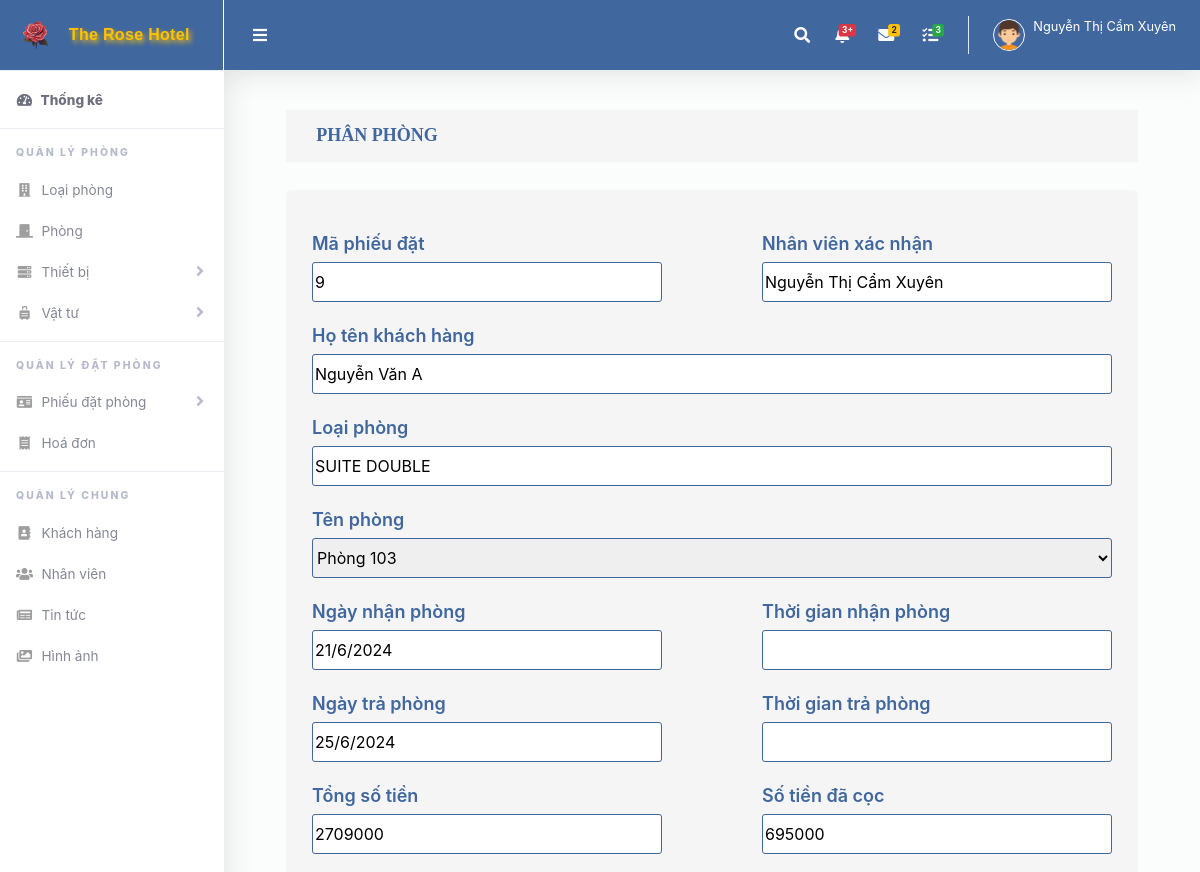
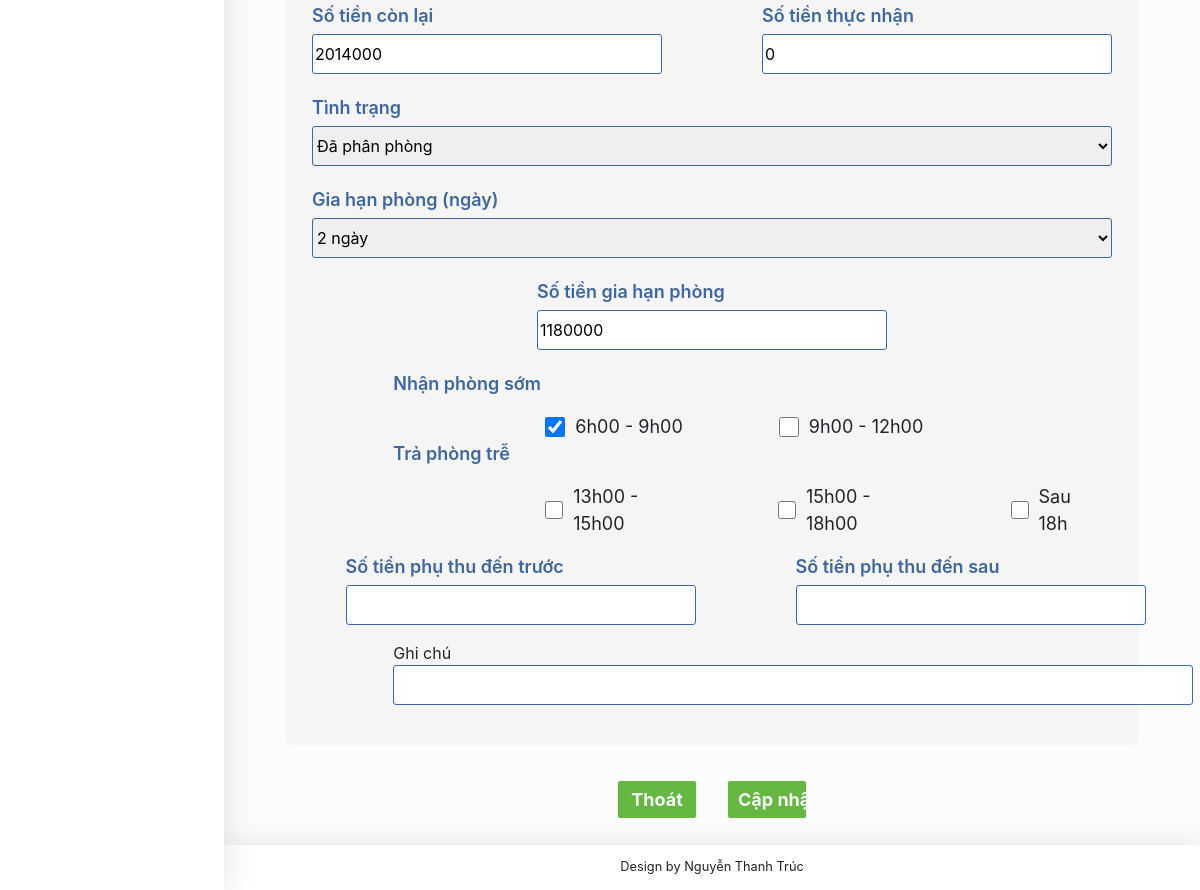
The page /suapp.php?user=40 (signed in) on the database its author committed (2 pictures, top to bottom).
### tables this page shows
CREATE TABLE `o` (
  `ma_o` int(11) NOT NULL,
  `ma_phieu_dat` int(11) NOT NULL,
  `ma_loai` int(11) NOT NULL,
  `ma_phong` int(11) NOT NULL,
  `ma_kh` int(11) NOT NULL,
  `ma_nv` int(11) NOT NULL,
  `ngay_den` varchar(20) NOT NULL,
  `thoi_gian_den` varchar(20) NOT NULL,
  `ngay_di` varchar(20) NOT NULL,
  `thoi_gian_di` varchar(20) NOT NULL,
  `tong_tien` int(11) NOT NULL,
  `so_tien_da_coc` int(11) NOT NULL,
  `tong_so_tien_can_tra` int(11) NOT NULL,
  `so_tien_thuc_nhan` int(11) DEFAULT NULL,
  `tinh_trang` varchar(50) NOT NULL,
  `phu_thu_den_truoc` varchar(255) DEFAULT NULL,
  `so_tien_phu_thu_den_truoc` int(11) DEFAULT NULL,
  `phu_thu_den_sau` varchar(255) DEFAULT NULL,
  `so_tien_phu_thu_den_sau` int(11) DEFAULT NULL,
  `gia_han_phong` varchar(255) DEFAULT NULL,
  `so_tien_gia_han_phong` int(11) DEFAULT NULL,
  `ghi_chu` varchar(200) NOT NULL
);

CREATE TABLE `khach_hang` (
  `ma_kh` int(11) NOT NULL,
  `ho_ten` varchar(100) NOT NULL,
  `gioi_tinh` varchar(20) NOT NULL,
  `cccd` varchar(50) NOT NULL,
  `sdtkh` int(11) NOT NULL,
  `emailkh` varchar(50) NOT NULL,
  `dia_chi` varchar(255) NOT NULL,
  `matkhaukh` varchar(50) NOT NULL
);

CREATE TABLE `loai_phong` (
  `ma_loai` int(11) NOT NULL,
  `ten_loai` varchar(100) NOT NULL,
  `anh_loai_phong` text NOT NULL,
  `dien_tich` varchar(20) NOT NULL,
  `chi_tiet_phong` varchar(100) NOT NULL,
  `so_luong` int(11) NOT NULL,
  `gia_phong` varchar(100) NOT NULL
);

### suapp.php (the view, shortened to what this page needs)
<?php
include ("header.php");
include ("ketnoi.php");
if (isset($_GET['user'])) {
    $ma_o = $_GET['user'];
    $sql = "SELECT * FROM `o` WHERE `ma_o` = '$ma_o'";
    $result = mysqli_query($conn, $sql);
    $currentData = mysqli_fetch_assoc($result);
}
$sql_khach_hang = "SELECT ho_ten FROM khach_hang WHERE ma_kh = '{$currentData['ma_kh']}'";
$result_khach_hang = mysqli_query($conn, $sql_khach_hang);
if ($result_khach_hang) {
    $row_khach_hang = mysqli_fetch_assoc($result_khach_hang);
    $ho_ten_khach_hang = $row_khach_hang['ho_ten'];
} else {
    $ho_ten_khach_hang = "Không có thông tin khách hàng";
}
$sql_loai_phong = "SELECT ten_loai FROM loai_phong WHERE ma_loai = '{$currentData['ma_loai']}'";
$result_loai_phong = mysqli_query($conn, $sql_loai_phong);
if ($result_loai_phong) {
    $row_loai_phong = mysqli_fetch_assoc($result_loai_phong);
    $ten_loai_phong = $row_loai_phong['ten_loai'];
} else {
    $ten_loai_phong = "Không có thông tin loại phòng";
}
?>
<form enctype="multipart/form-data" action="xulysuapp.php" name="xulysuapp" method="post">
    <div class="text">
        <h4>PHÂN PHÒNG</h4>
    </div>
    <div class="themtong">
        <div class="themmoi">
            <div class="themm">
                        <?php
                        $sql = "SELECT ma_phieu_dat FROM phieu_dat";
                        $kq = mysqli_query($conn, $sql) or die("Không thể thêm thông tin: " . mysqli_error($conn));
                        while ($row = mysqli_fetch_assoc($kq)) {
                            $ma_phieu_dat = $row['ma_phieu_dat'];
                            $selected = ($currentData['ma_phieu_dat'] == $ma_phieu_dat) ? 'selected' : '';
                            echo "<option value=\"$ma_phieu_dat\" $selected>$ma_phieu_dat</option>";
                        }
                        ?>
                <div class="thema">
                    <span>Mã phiếu đặt</span>
                    <input type="text" name="phieu_dat" id="phieu_dat"
                        value="<?php echo isset($currentData['ma_phieu_dat']) ? htmlspecialchars($currentData['ma_phieu_dat']) : ''; ?>"
                        readonly>
                </div>
            </div>
            <div class="themm">
                <div class="thema">
                    <span>Nhân viên xác nhận</span>
                    <input type="text" name="ho_ten_nhan_vien" id="nhan_vien_xac_nhan"
                        value="<?php echo $_SESSION['ho_ten']; ?>" readonly />
                </div>
            </div>
        </div>
        <div class="themmoi">
            <div class="thema">
                <span>Họ tên khách hàng</span>
                <input style="width:800px;" type="text" name="ho_ten_khach_hang" id="ho_ten_khach_hang" readonly
                    value="<?php echo $ho_ten_khach_hang; ?>">
            </div>
        </div>
        <div class="themmoi">
            <div class="thema">
                <span>Loại phòng</span>
                <input style="width:800px;" type="text" name="loai_phong" id="loai_phong"
                    value="<?php echo $ten_loai_phong; ?>" readonly>
            </div>
        </div>
        <div class="themmoi">
            <div class="thema">
                <span>Tên phòng</span>
                <select style="width:800px;" name="phong" id="phong">
                    <?php
                    $sql = "SELECT ma_phong, ten_phong FROM phong";
                    $kq = mysqli_query($conn, $sql) or die("Không thể thêm thông tin: " . mysqli_error($conn));
                    while ($row = mysqli_fetch_assoc($kq)) {
                        $ma_phong = $row['ma_phong'];
                        $ten_phong = $row['ten_phong'];
                        $selected = ($currentData['ma_phong'] == $ma_phong) ? 'selected' : '';
                        echo "<option value=\"$ma_phong\" $selected>$ten_phong</option>";
                    }
                    ?>
                </select>
            </div>
        </div>
        <div class="themmoi">
            <div class="themm">
                <div class="thema">
                    <span>Ngày nhận phòng</span>
                    <input type="text" name="ngay_den" id="ngay_den" readonly
                        value="<?php echo $currentData['ngay_den']; ?>" />
                </div>
                <div class="thema">
                    <span>Ngày trả phòng</span>
                    <input type="text" name="ngay_di" id="ngay_di" value="<?php echo $currentData['ngay_di']; ?>" />
                </div>
            </div>
            <div class="themm">
                <div class="thema">
                    <span>Thời gian nhận phòng</span>
                    <input type="text" name="thoi_gian_den" id="thoi_gian_den"
                        value="<?php echo $currentData['thoi_gian_den']; ?>" />
                </div>
                <div class="thema">
                    <span>Thời gian trả phòng</span>
                    <input type="text" name="thoi_gian_di" id="thoi_gian_di"
                        value="<?php echo $currentData['thoi_gian_di']; ?>" />
                </div>
            </div>
        </div>
        <div class="themmoi">
            <div class="themm">
                <div class="thema">
                    <span>Tổng số tiền</span>
                    <input type="text" name="tong_tien" id="tong_tien" readonly
                        value="<?php echo $currentData['tong_tien']; ?>" />
                </div>
                <div class="thema">
                    <span>Số tiền còn lại</span>
                    <input type="text" name="tong_so_tien_can_tra" id="tong_so_tien_can_tra" readonly
                        value="<?php echo $currentData['tong_so_tien_can_tra']; ?>" />
                </div>
            </div>
            <div class="themm">
                <div class="thema">
                    <span>Số tiền đã cọc</span>
                    <input type="text" name="so_tien_da_coc" id="so_tien_da_coc" readonly
                        value="<?php echo $currentData['so_tien_da_coc']; ?>" />
                </div>
                <div class="thema">
                    <span>Số tiền thực nhận</span>
                    <input type="text" name="so_tien_thuc_nhan" id="so_tien_thuc_nhan"
                        value="<?php echo $currentData['so_tien_thuc_nhan']; ?>" />
                </div>
            </div>
        </div>
        <div class="themmoi">
            <div class="thema">
                <span>Tình trạng</span>
                <select style="width:800px;" name="tinh_trang" id="tinh_trang">
                    <option value="Đã phân phòng" <?php echo ($currentData['tinh_trang'] == 'Đã phân phòng') ? 'selected' : ''; ?>>Đã phân phòng</option>
                </select>
            </div>
        </div>
        <div class="themmoi">
            <div class="thema">
                <span>Gia hạn phòng (ngày)</span>
                <select style="width: 800px;" name="gia_han_phong" id="gia_han_phong">
                    <?php
                    for ($i = 0; $i <= 10; $i++) {
                        $selected = ($currentData['gia_han_phong'] == $i) ? 'selected' : '';
                        echo "<option value=\"$i\" $selected>$i ngày</option>";
                    }
                    ?>
                </select>
            </div>
        </div>
        <div class="themmoi">
            <div class="thema">
                <span>Số tiền gia hạn phòng</span>
                <input type="text" name="so_tien_gia_han_phong" id="so_tien_gia_han_phong" readonly
                    value="<?php echo $currentData['so_tien_gia_han_phong']; ?>" />
            </div>
        </div>
        <div class="themmoii">
            <div class="nhanphong">
                <span>Nhận phòng sớm</span>
                <div class="checkboxx">
                    <div class="themaa">
                        <input type="checkbox" id="nhan_phong_som_6_9" name="nhan_phong_som_6_9"
                            onchange="updateTotalAmount()" <?php echo ($currentData['phu_thu_den_truoc'] == '6h00 - 9h00') ? 'checked' : ''; ?> />
                        <span>6h00 - 9h00</span>
                    </div>
                    <div class="themaa">
                        <input type="checkbox" id="nhan_phong_som_9_12" name="nhan_phong_som_9_12"
                            onchange="updateTotalAmount()" <?php echo ($currentData['phu_thu_den_truoc'] == '9h00 - 12h00') ? 'checked' : ''; ?> />
                        <span>9h00 - 12h00</span>
                    </div>
                </div>
            </div>
            <div class="nhanphong">
                <span>Trả phòng trễ</span>
                <div class="checkboxx">
                    <div class="themaa">
                        <input type="checkbox" id="tra_phong_tre_13_15" name="tra_phong_tre_13_15"
                            onchange="updateTotalAmount()" <?php echo ($currentData['phu_thu_den_sau'] == '13h00 - 15h00') ? 'checked' : ''; ?> />
                        <span>13h00 - 15h00</span>
                    </div>
                    <div class="themaa">
                        <input type="checkbox" id="tra_phong_tre_15_18" name="tra_phong_tre_15_18"
                            onchange="updateTotalAmount()" <?php echo ($currentData['phu_thu_den_sau'] == '15h00 - 18h00') ? 'checked' : ''; ?> />
                        <span>15h00 - 18h00</span>
                    </div>
                    <div class="themaa">
                        <input type="checkbox" id="tra_phong_tre_sau_18" name="tra_phong_tre_sau_18"
                            onchange="updateTotalAmount()" <?php echo ($currentData['phu_thu_den_sau'] == 'Sau 18h') ? 'checked' : ''; ?> />
                        <span>Sau 18h</span>
                    </div>
                </div>
                <?php
                $ghi_chu = isset($row['ghi_chu']) ? $row['ghi_chu'] : '';
                $so_tien_phu_thu_den_truoc = isset($row['so_tien_phu_thu_den_truoc']) ? $row['so_tien_phu_thu_den_truoc'] : '';
                ?>
                <div class="themmoi">
                    <div class="thema">
                        <span>Số tiền phụ thu đến trước</span>
                        <input type="text" name="so_tien_phu_thu_den_truoc" id="so_tien_phu_thu_den_truoc" readonly
                            value="<?php echo htmlspecialchars($so_tien_phu_thu_den_truoc); ?>">
                    </div>
                    <div class="thema">
                        <span>Số tiền phụ thu đến sau</span>
                        <input type="text" name="so_tien_phu_thu_den_sau" id="so_tien_phu_thu_den_sau" readonly
                            value="">
                    </div>
                </div>
                <div>
                    <span>Ghi chú</span>
                    <input style="width:800px;" type="text" name="ghi_chu" id="ghi_chu"
                        value="<?php echo htmlspecialchars($ghi_chu); ?>">
                </div>
            </div>
        </div>
    </div>
    <div class="luulai">
        <input type="button" name="thoat" id="thoat" value="Thoát" onclick="window.location.href='phanphong.php'" />
        <input type="submit" name="update_o" id="update_o" value="Cập nhật" />
    </div>
</form>
<?php include ("footer.php"); ?>

### suapp.php (style rules this page uses)
.text { height: 60px; font-size: medium; display: flex; margin-top: 40px; gap: 15px; justify-content: center; }
.text h4 { font-family: Tahoma; background-color: #F5F5F5; font-size: large; width: 90%; padding: 10px 30px; display: flex; align-items: center; color: #40679E; font-weight: bold; }
.themtong { margin-top: 20px; background: #F5F5F5; display: flex; flex-direction: column; justify-content: center; width: 90%; margin: 20px auto; gap: 20px; padding: 40px; border-radius: 5px; }
.themmoi { gap: 100px; display: flex; justify-content: center; }
.themm { display: flex; flex-direction: column; gap: 20px; }
.thema { display: flex; flex-direction: column; gap: 5px; }
input[type="text" i] { height: 40px; border: 1px solid #40679E; border-radius: 3px; color: black; width: 350px; }
.thema>select { height: 40px; border: 1px solid #40679E; border-radius: 3px; color: black; width: 350px; }
.thema>span { color: #40679E; font-weight: 600; font-size: large; }
.luulai { display: flex; gap: 30px; justify-content: center; align-items: center; padding: 10px 20px; }
.luulai input { margin-top: 5px; width: 80px; padding: 5px 10px; color: #fafafa; background-color: #65B741; border: 1px solid white; font-weight: bolder; border-radius: 3px; font-size: large; }
.themaa { font-size: large; display: flex; gap: 10px; align-items: center; }
.checkboxx { gap: 96px; margin-left: 152px; display: flex; }
.themmoii { margin-left: 67px; }
.nhanphong { display: flex; gap: 16px; flex-direction: column; }
.nhanphong>span { color: #40679E; font-weight: 600; font-size: large; }
input[type="checkbox"] { height: 20px; width: 20px; }

### rows shown on the page
o: phieu_dat "9", ngay_den "21/6/2024", ngay_di "25/6/2024", tong_tien "2709000", tong_so_tien_can_tra "2014000", so_tien_da_coc "695000", so_tien_thuc_nhan "0", tinh_trang "Đã phân phòng", so_tien_gia_han_phong "1180000", phu_thu_den_truoc "☑"
khach_hang: ho_ten_khach_hang "Nguyễn Văn A"
loai_phong: loai_phong "SUITE DOUBLE"

### other values the page prints
$_SESSION['ho_ten'] "Nguyễn Thị Cẩm Xuyên"
form field phong "Phòng 103"
form field gia_han_phong "2 ngày"
